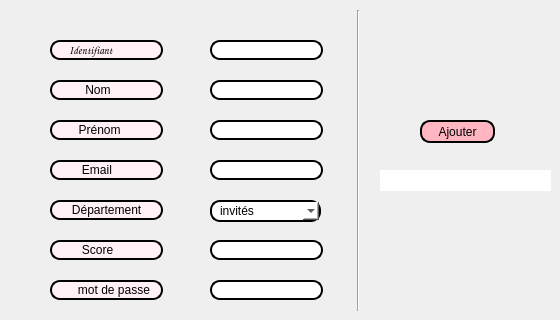
     <widget class="QWidget" name="Ajouter_E">
      <attribute name="title">
       <string>Ajouter</string>
      </attribute>
      <widget class="QLineEdit" name="lineEdit">
       <property name="geometry">
        <rect>
         <x>50</x>
         <y>40</y>
         <width>113</width>
         <height>20</height>
        </rect>
       </property>
       <property name="font">
        <font>
         <family>Comic Sans MS</family>
         <pointsize>8</pointsize>
         <weight>75</weight>
         <italic>false</italic>
         <bold>true</bold>
        </font>
       </property>
       <property name="toolTip">
        <string>&lt;html&gt;&lt;head/&gt;&lt;body&gt;&lt;p align=&quot;center&quot;&gt;&lt;br/&gt;&lt;/p&gt;&lt;/body&gt;&lt;/html&gt;</string>
       </property>
       <property name="styleSheet">
        <string notr="true">border: 2px solid black;
font: 75 8pt &quot;MS Shell Dlg 2&quot;;
border-radius: 10px;
padding: 0 8px;
background: #FFF0F5;
font: bold, &quot;Comic Sans MS&quot;;;
text-align:center;
</string>
       </property>
       <property name="text">
        <string>   Identifiant</string>
       </property>
       <property name="readOnly">
        <bool>true</bool>
       </property>
      </widget>
      <widget class="QLineEdit" name="lineEdit_2">
       <property name="geometry">
        <rect>
         <x>50</x>
         <y>80</y>
         <width>113</width>
         <height>20</height>
        </rect>
       </property>
       <property name="styleSheet">
        <string notr="true">border: 2px solid black;
font: 75 8pt &quot;MS Shell Dlg 2&quot;;
border-radius: 10px;
padding: 0 8px;
background: #FFF0F5;
font: bold, &quot;Comic Sans MS&quot;;;
text-align:center;</string>
       </property>
       <property name="text">
        <string>       Nom</string>
       </property>
       <property name="readOnly">
        <bool>true</bool>
       </property>
      </widget>
      <widget class="QLineEdit" name="lineEdit_3">
       <property name="geometry">
        <rect>
         <x>50</x>
         <y>120</y>
         <width>113</width>
         <height>20</height>
        </rect>
       </property>
       <property name="styleSheet">
        <string notr="true">border: 2px solid black;
font: 75 8pt &quot;MS Shell Dlg 2&quot;;
border-radius: 10px;
padding: 0 8px;
background: #FFF0F5;
font: bold, &quot;Comic Sans MS&quot;;;
text-align:center;</string>
       </property>
       <property name="text">
        <string>     Prénom</string>
       </property>
       <property name="readOnly">
        <bool>true</bool>
       </property>
      </widget>
      <widget class="QLineEdit" name="lineEdit_4">
       <property name="geometry">
        <rect>
         <x>50</x>
         <y>160</y>
         <width>113</width>
         <height>20</height>
        </rect>
       </property>
       <property name="styleSheet">
        <string notr="true">border: 2px solid black;
font: 75 8pt &quot;MS Shell Dlg 2&quot;;
border-radius: 10px;
padding: 0 8px;
background: #FFF0F5;
font: bold, &quot;Comic Sans MS&quot;;;
text-align:center;</string>
       </property>
       <property name="text">
        <string>      Email</string>
       </property>
       <property name="readOnly">
        <bool>true</bool>
       </property>
      </widget>
      <widget class="QLineEdit" name="lineEdit_5">
       <property name="geometry">
        <rect>
         <x>50</x>
         <y>240</y>
         <width>113</width>
         <height>20</height>
        </rect>
       </property>
       <property name="styleSheet">
        <string notr="true">border: 2px solid black;
font: 75 8pt &quot;MS Shell Dlg 2&quot;;
border-radius: 10px;
padding: 0 8px;
background: #FFF0F5;
font: bold, &quot;Comic Sans MS&quot;;;
text-align:center;</string>
       </property>
       <property name="text">
        <string>      Score</string>
       </property>
       <property name="readOnly">
        <bool>true</bool>
       </property>
      </widget>
      <widget class="QLineEdit" name="lineEdit_6">
       <property name="geometry">
        <rect>
         <x>50</x>
         <y>200</y>
         <width>113</width>
         <height>20</height>
        </rect>
       </property>
       <property name="styleSheet">
        <string notr="true">border: 2px solid black;
font: 75 8pt &quot;MS Shell Dlg 2&quot;;
border-radius: 10px;
padding: 0 8px;
background: #FFF0F5;
font: bold, &quot;Comic Sans MS&quot;;;
text-align:center;</string>
       </property>
       <property name="text">
        <string>   Département</string>
       </property>
       <property name="readOnly">
        <bool>true</bool>
       </property>
      </widget>
      <widget class="QLineEdit" name="lineEdit_7">
       <property name="geometry">
        <rect>
         <x>210</x>
         <y>40</y>
         <width>113</width>
         <height>20</height>
        </rect>
       </property>
       <property name="styleSheet">
        <string notr="true">border: 2px solid black;
border-radius: 10px;
padding: 0 8px;
background: white;
selection-background-color: gray;
font: bold, &quot;Comic Sans MS&quot;;</string>
       </property>
       <property name="maxLength">
        <number>8</number>
       </property>
       <property name="placeholderText">
        <string/>
       </property>
      </widget>
      <widget class="QLineEdit" name="lineEdit_8">
       <property name="geometry">
        <rect>
         <x>210</x>
         <y>80</y>
         <width>113</width>
         <height>20</height>
        </rect>
       </property>
       <property name="styleSheet">
        <string notr="true">border: 2px solid black;
border-radius: 10px;
padding: 0 8px;
background: white;
selection-background-color: gray;
font: bold, &quot;Comic Sans MS&quot;;</string>
       </property>
      </widget>
      <widget class="QLineEdit" name="lineEdit_9">
       <property name="geometry">
        <rect>
         <x>210</x>
         <y>120</y>
         <width>113</width>
         <height>20</height>
        </rect>
       </property>
       <property name="styleSheet">
        <string notr="true">border: 2px solid black;
border-radius: 10px;
padding: 0 8px;
background: white;
selection-background-color: gray;
font: bold, &quot;Comic Sans MS&quot;;</string>
       </property>
      </widget>
      <widget class="QLineEdit" name="lineEdit_10">
       <property name="geometry">
        <rect>
         <x>210</x>
         <y>160</y>
         <width>113</width>
         <height>20</height>
        </rect>
       </property>
       <property name="styleSheet">
        <string notr="true">border: 2px solid black;
border-radius: 10px;
padding: 0 8px;
background: white;
selection-background-color: gray;
font: bold, &quot;Comic Sans MS&quot;;</string>
       </property>
      </widget>
      <widget class="QPushButton" name="Ajouter_Employe">
       <property name="geometry">
        <rect>
         <x>420</x>
         <y>120</y>
         <width>75</width>
         <height>23</height>
        </rect>
       </property>
       <property name="styleSheet">
        <string notr="true">border: 2px solid black;
border-radius: 10px;
padding: 0 8px;
background:#FFB6C1	;
font: bold, &quot;Comic Sans MS&quot;;
</string>
       </property>
       <property name="text">
        <string>Ajouter</string>
       </property>
      </widget>
      <widget class="QComboBox" name="comboBox">
       <property name="geometry">
        <rect>
         <x>210</x>
         <y>200</y>
         <width>111</width>
         <height>22</height>
        </rect>
       </property>
       <property name="styleSheet">
        <string notr="true">border: 2px solid black;
border-radius: 10px;
padding: 0 8px;
background: white;
selection-background-color: gray;
font: bold, &quot;Comic Sans MS&quot;;</string>
       </property>
       <item>
        <property name="text">
         <string>invités</string>
        </property>
       </item>
       <item>
        <property name="text">
         <string>fournisseurs</string>
        </property>
       </item>
       <item>
        <property name="text">
         <string>clients</string>
        </property>
       </item>
       <item>
        <property name="text">
         <string>packs</string>
        </property>
       </item>
       <item>
        <property name="text">
         <string>parking</string>
        </property>
       </item>
      </widget>
      <widget class="QLineEdit" name="lineEdit_11">
       <property name="geometry">
        <rect>
         <x>210</x>
         <y>240</y>
         <width>113</width>
         <height>20</height>
        </rect>
       </property>
       <property name="styleSheet">
        <string notr="true">border: 2px solid black;
border-radius: 10px;
padding: 0 8px;
background: white;
selection-background-color: gray;
font: bold, &quot;Comic Sans MS&quot;;</string>
       </property>
       <property name="maxLength">
        <number>2</number>
       </property>
      </widget>
      <widget class="QLabel" name="label">
       <property name="geometry">
        <rect>
         <x>380</x>
         <y>170</y>
         <width>171</width>
         <height>21</height>
        </rect>
       </property>
       <property name="styleSheet">
        <string notr="true">background: white;
font: bold, &quot;Comic Sans MS&quot;;</string>
       </property>
       <property name="text">
        <string/>
       </property>
      </widget>
      <widget class="QLineEdit" name="lineEdit_27">
       <property name="geometry">
        <rect>
         <x>50</x>
         <y>280</y>
         <width>113</width>
         <height>20</height>
        </rect>
       </property>
       <property name="styleSheet">
        <string notr="true">border: 2px solid black;
font: 75 8pt &quot;MS Shell Dlg 2&quot;;
border-radius: 10px;
padding: 0 8px;
background: #FFF0F5;
font: bold, &quot;Comic Sans MS&quot;;;
text-align:center;</string>
       </property>
       <property name="text">
        <string>      mot de passe</string>
       </property>
       <property name="readOnly">
        <bool>true</bool>
       </property>
      </widget>
      <widget class="QLineEdit" name="lineEdit_28">
       <property name="geometry">
        <rect>
         <x>210</x>
         <y>280</y>
         <width>113</width>
         <height>20</height>
        </rect>
       </property>
       <property name="styleSheet">
        <string notr="true">border: 2px solid black;
border-radius: 10px;
padding: 0 8px;
background: white;
selection-background-color: gray;
font: bold, &quot;Comic Sans MS&quot;;</string>
       </property>
       <property name="maxLength">
        <number>20</number>
       </property>
      </widget>
      <widget class="Line" name="line_4">
       <property name="geometry">
        <rect>
         <x>350</x>
         <y>10</y>
         <width>16</width>
         <height>301</height>
        </rect>
       </property>
       <property name="orientation">
        <enum>Qt::Vertical</enum>
       </property>
      </widget>
     </widget>
